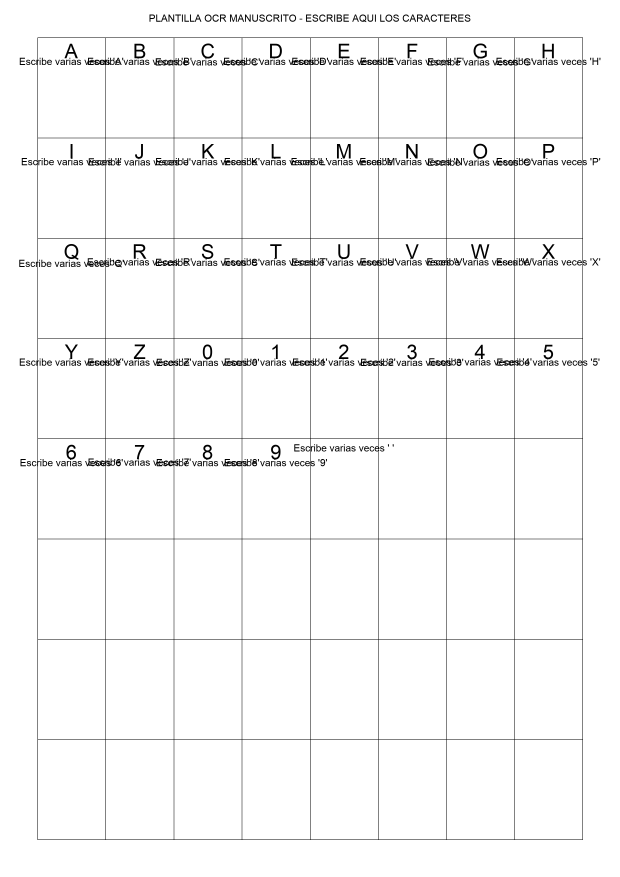
#> input picture data/raw_handwritten/plantilla_handwritten.png, 2480 x 3508 px (shown at 1/4 size); its folder holds only this picture in this run
$ python build_handwritten.py   (older library calls are emulated)
#> lines starting #> are read from the running program, lines starting #| are printed output that depends on the picture; after the words box and inside, x2 and y2 are one past the last pixel; in counts of white or black regions, pixels touching at a corner belong together
#> in build_handwritten_dataset_from_sheets, img_bgr is the input picture: shape (3508, 2480, 3); min 0, max 255, mean 247.5
### core/preprocessing.py
from __future__ import annotations

import cv2
import numpy as np

from config import CHAR_SIZE


def preprocess_image(image_bgr: np.ndarray) -> np.ndarray:
    """Convierte una imagen BGR en una binaria 'limpia' para segmentación de texto.

    Devuelve una imagen binaria uint8 con valores 0 (fondo) y 255 (texto).
    """
    gray = cv2.cvtColor(image_bgr, cv2.COLOR_BGR2GRAY)

    # Suavizado ligero para reducir ruido
    gray = cv2.GaussianBlur(gray, (5, 5), 0)

    # Binarización adaptativa suele ir bien con manuscrito
    binary = cv2.adaptiveThreshold(
        gray,
        maxValue=255,
        adaptiveMethod=cv2.ADAPTIVE_THRESH_GAUSSIAN_C,
        thresholdType=cv2.THRESH_BINARY_INV,
        blockSize=31,
        C=10,
    )

    # Pequeña apertura para eliminar puntitos aislados
    kernel = cv2.getStructuringElement(cv2.MORPH_ELLIPSE, (3, 3))
    binary = cv2.morphologyEx(binary, cv2.MORPH_OPEN, kernel, iterations=1)

    return binary


def normalize_char_image(char_img: np.ndarray, size: tuple[int, int] = CHAR_SIZE) -> np.ndarray:
    """Normaliza una imagen de carácter a tamaño fijo con padding y centrado aproximado.

    Se asume char_img como binaria uint8 (0 fondo, 255 trazo).
    """
    # Recortar bounding box ajustado
    ys, xs = np.where(char_img > 0)
    if len(xs) == 0 or len(ys) == 0:
        # Imagen vacía: devolver parche blanco
        return np.zeros(size, dtype=np.uint8)

    x_min, x_max = xs.min(), xs.max()
    y_min, y_max = ys.min(), ys.max()
    cropped = char_img[y_min : y_max + 1, x_min : x_max + 1]

    # Mantener aspecto, redimensionando al tamaño objetivo con padding
    target_h, target_w = size
    h, w = cropped.shape[:2]

    scale = min(target_w / w, target_h / h)
    new_w = max(1, int(w * scale))
    new_h = max(1, int(h * scale))
    resized = cv2.resize(cropped, (new_w, new_h), interpolation=cv2.INTER_AREA)

    canvas = np.zeros((target_h, target_w), dtype=np.uint8)
    y_off = (target_h - new_h) // 2
    x_off = (target_w - new_w) // 2
    canvas[y_off : y_off + new_h, x_off : x_off + new_w] = resized

    return canvas

### core/features.py
from __future__ import annotations

import numpy as np
import cv2

from config import (
    CHAR_SIZE,
    HOG_N_BINS,
    HOG_CELL_SIZE,
    HOG_BLOCK_SIZE,
)


def _compute_gradients(image: np.ndarray):
    # Sobel gradientes
    gx = cv2.Sobel(image, cv2.CV_32F, 1, 0, ksize=3)
    gy = cv2.Sobel(image, cv2.CV_32F, 0, 1, ksize=3)
    mag, ang = cv2.cartToPolar(gx, gy, angleInDegrees=True)
    return mag, ang


def _hog_descriptor(image: np.ndarray) -> np.ndarray:
    """Implementación sencilla de HOG para un parche 2D (binario o gris)."""
    # Asegurar tamaño esperado
    if image.shape != CHAR_SIZE:
        image = cv2.resize(image, CHAR_SIZE, interpolation=cv2.INTER_AREA)

    mag, ang = _compute_gradients(image)

    cell_h, cell_w = HOG_CELL_SIZE
    n_cells_y = image.shape[0] // cell_h
    n_cells_x = image.shape[1] // cell_w

    # Cuantizar ángulos en bins
    bin_width = 180.0 / HOG_N_BINS  # usaremos [0,180)
    bins = np.int32(ang // bin_width)
    bins[bins >= HOG_N_BINS] = HOG_N_BINS - 1

    # Histograma por celda
    hist = np.zeros((n_cells_y, n_cells_x, HOG_N_BINS), dtype=np.float32)

    for y in range(n_cells_y):
        for x in range(n_cells_x):
            cell_mag = mag[y*cell_h:(y+1)*cell_h, x*cell_w:(x+1)*cell_w]
            cell_bins = bins[y*cell_h:(y+1)*cell_h, x*cell_w:(x+1)*cell_w]
            for i in range(cell_mag.shape[0]):
                for j in range(cell_mag.shape[1]):
                    b = cell_bins[i, j]
                    hist[y, x, b] += cell_mag[i, j]

    # Normalización por bloques
    by, bx = HOG_BLOCK_SIZE
    eps = 1e-6
    block_features = []
    for y in range(n_cells_y - by + 1):
        for x in range(n_cells_x - bx + 1):
            block = hist[y:y+by, x:x+bx, :].ravel()
            norm = np.sqrt(np.sum(block ** 2) + eps**2)
            block_features.append(block / norm)

    return np.concatenate(block_features, axis=0)


def extract_features_for_char_images(char_images):
    """Devuelve una matriz (n_samples, n_features) para una lista de parches de caracteres."""
    feats = [ _hog_descriptor(img) for img in char_images ]
    return np.vstack(feats)

### training/build_handwritten.py
from __future__ import annotations

import argparse
from pathlib import Path
from typing import List, Tuple

import cv2
import numpy as np

from config import (
    DATA_DIR,
    HANDWRITTEN_CHARS,
    CHAR_SIZE,
)
from core.preprocessing import preprocess_image, normalize_char_image
from core.features import extract_features_for_char_images


def _split_sheet_into_cells(sheet_gray: np.ndarray, n_rows: int, n_cols: int) -> List[np.ndarray]:
#> called with n_rows = 8, n_cols = 8
    h, w = sheet_gray.shape[:2]
#> h = 3508; w = 2480
    cell_h = h // n_rows
#> cell_h = 438
    cell_w = w // n_cols
#> cell_w = 310

    cells = []
    for r in range(n_rows):
        for c in range(n_cols):
            y0 = r * cell_h
            x0 = c * cell_w
            cell = sheet_gray[y0 : y0 + cell_h, x0 : x0 + cell_w]
            cells.append(cell)
#> after the loop, cells = 64 items
    return cells


def _extract_chars_from_cell(cell_gray: np.ndarray) -> List[np.ndarray]:
    # Preprocesar como si fuera imagen completa
    cell_bgr = cv2.cvtColor(cell_gray, cv2.COLOR_GRAY2BGR)
    binary = preprocess_image(cell_bgr)

    # Componentes conectados dentro de la celda
    num_labels, labels, stats, _ = cv2.connectedComponentsWithStats(binary, connectivity=8)
    chars = []
    for label in range(1, num_labels):
        x, y, w, h, area = stats[label]
        if area < 30:
            continue
        crop = binary[y : y + h, x : x + w]
        chars.append(crop)
    return chars


def build_handwritten_dataset_from_sheets(
    sheets_dir: Path, out_path: Path, n_rows: int = 8, n_cols: int = 8
) -> None:
    """Construye un dataset manuscrito a partir de hojas de plantilla.

    La suposición es:
      - Cada fila/columna de la plantilla corresponde a un carácter conocido.
      - HANDWRITTEN_CHARS se rellena por filas y columnas.
    """
    chars = HANDWRITTEN_CHARS
    if len(chars) > n_rows * n_cols:
        raise SystemExit("HANDWRITTEN_CHARS tiene más caracteres que celdas definidas")

    labels = []
    images = []

    sheet_paths = sorted(list(sheets_dir.glob("*.png")) + list(sheets_dir.glob("*.jpg")) + list(sheets_dir.glob("*.jpeg")))
    if not sheet_paths:
        raise SystemExit(f"No se han encontrado hojas manuscritas en {sheets_dir}")

    for sheet_path in sheet_paths:
        print(f"[build_handwritten] Procesando hoja: {sheet_path.name}")
        img_bgr = cv2.imread(str(sheet_path))
        if img_bgr is None:
            continue
        gray = cv2.cvtColor(img_bgr, cv2.COLOR_BGR2GRAY)

        cells = _split_sheet_into_cells(gray, n_rows=n_rows, n_cols=n_cols)
#> cells = 64 items
        if len(cells) < len(chars):
            raise SystemExit("La hoja no tiene suficientes celdas para todos los caracteres de HANDWRITTEN_CHARS")

        for idx, ch in enumerate(chars):
            cell = cells[idx]
            cell_chars = _extract_chars_from_cell(cell)
            for cc in cell_chars:
                norm = normalize_char_image(cc)
                images.append(norm)
                labels.append(ch)
#> this loop made 39 passes
#> num_labels in _extract_chars_from_cell on passes 1 to 12: 18, 17, 26, 26, 31, 30, 17, 15, 15, 17, 18, 17
#> (num_labels in _extract_chars_from_cell, stats in _extract_chars_from_cell) on pass 39: (2, [[0, 0, 310, 438, 131586], [0, 0, 310, 438, 4194]])
#> pass 1, in build_handwritten_dataset_from_sheets, `cell = cells[idx]`:
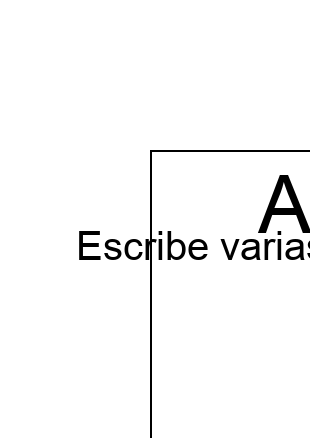
#> cell: shape (438, 310); min 0, max 255, mean 247.7
#> pass 1, in preprocess_image, `gray = cv2.GaussianBlur(gray, (5, 5), 0)`:
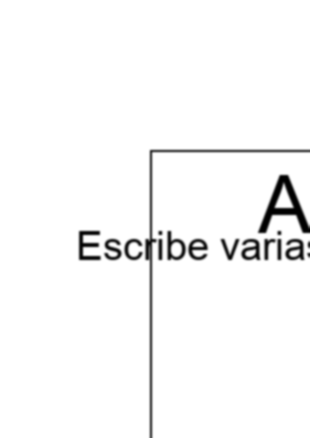
#> gray: shape (438, 310); min 0, max 255, mean 247.7
#> pass 1, in preprocess_image, `binary = cv2.adaptiveThreshold( gray, maxValue=255, adaptiveMethod=cv2..`:
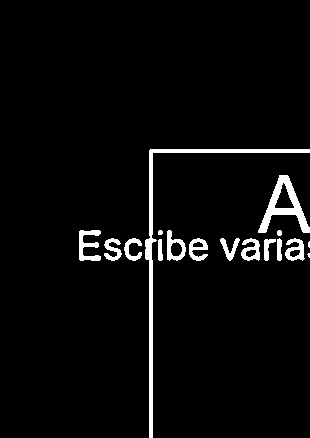
#> binary: shape (438, 310); 3.9% white; 17 white regions (2 under 20 px), largest, box (x1, y1, x2, y2) and area: (145, 149, 310, 438) 1851, (258, 175, 310, 233) 1009, (79, 230, 101, 261) 367
#> after the loop:
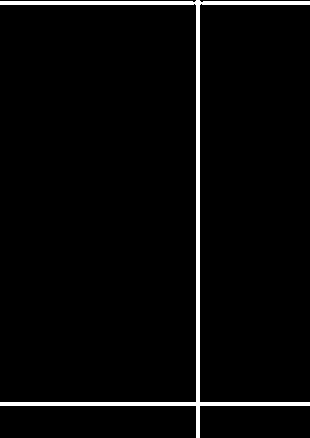
#> cc: shape (438, 310); 3.1% white; 1 white region, box (x1, y1, x2, y2) and area: (0, 0, 310, 438) 4194
#> after the loop:
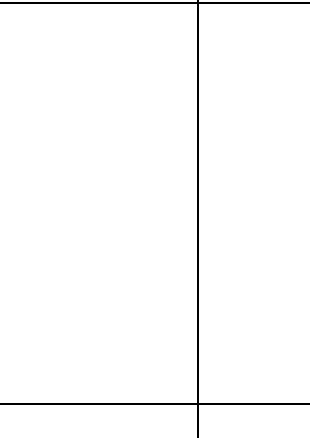
#> cell: shape (438, 310); 98.4% white; black in thin lines or dots
#> after the loop, images = 589 items; labels = 589 items, first 6: 'A', 'A', 'A', 'A', 'A', 'A'

    if not images:
        raise SystemExit("No se han encontrado caracteres manuscritos en las hojas.")

    X = extract_features_for_char_images(images)
#> in extract_features_for_char_images, `feats = [ _hog_descriptor(img) for img in char_images ]`: feats = 589 items
#> in extract_features_for_char_images, `return np.vstack(feats)`:
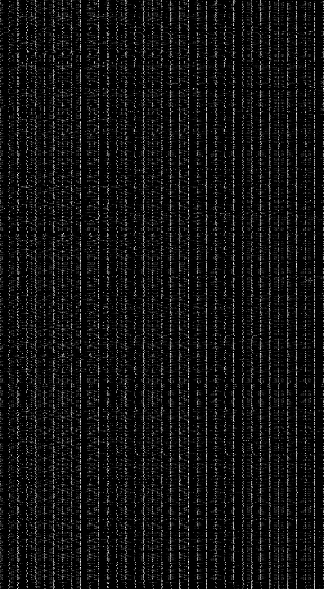
#> returned value: shape (589, 324) float32; min 0, max 1, mean 0.0674
    y = np.array(labels)
    np.savez_compressed(out_path, X=X, y=y)

    print(f"[build_handwritten] Dataset manuscrito guardado en: {out_path}  (X.shape={X.shape})")
#| [build_handwritten] Dataset manuscrito guardado en: data/processed/handwritten_dataset.npz  (X.shape=(589, 324))


def main():
    parser = argparse.ArgumentParser(description="Construir dataset manuscrito a partir de hojas de plantilla.")
    parser.add_argument(
        "--sheets-dir",
        type=str,
        default=str(DATA_DIR / "raw_handwritten"),
        help="Directorio con hojas manuscritas escaneadas.",
    )
    parser.add_argument(
        "--out",
        type=str,
        default=str(DATA_DIR / "processed" / "handwritten_dataset.npz"),
        help="Ruta del .npz resultante.",
    )
    parser.add_argument("--rows", type=int, default=8, help="Número de filas en la plantilla.")
    parser.add_argument("--cols", type=int, default=8, help="Número de columnas en la plantilla.")
    args = parser.parse_args()

    sheets_dir = Path(args.sheets_dir)
    out_path = Path(args.out)
    out_path.parent.mkdir(parents=True, exist_ok=True)

    build_handwritten_dataset_from_sheets(
        sheets_dir=sheets_dir,
        out_path=out_path,
        n_rows=args.rows,
        n_cols=args.cols,
    )


if __name__ == "__main__":
    main()
